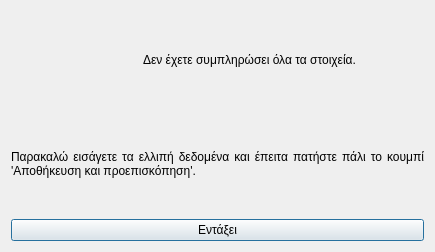
<?xml version="1.0" encoding="UTF-8"?>
<ui version="4.0">
 <class>Dialog</class>
 <widget class="QDialog" name="Dialog">
  <property name="geometry">
   <rect>
    <x>0</x>
    <y>0</y>
    <width>435</width>
    <height>252</height>
   </rect>
  </property>
  <property name="windowTitle">
   <string>Ελλιπή στοιχεία</string>
  </property>
  <property name="windowIcon">
   <iconset resource="../../../icons.qrc">
    <normaloff>:/rest-windows/assets/images/rest-windows/information.png</normaloff>:/rest-windows/assets/images/rest-windows/information.png</iconset>
  </property>
  <layout class="QGridLayout" name="gridLayout">
   <item row="2" column="0">
    <widget class="QPushButton" name="ok">
     <property name="text">
      <string>Εντάξει</string>
     </property>
     <property name="icon">
      <iconset resource="../../../icons.qrc">
       <normaloff>:/rest-windows/assets/images/rest-windows/ok.png</normaloff>:/rest-windows/assets/images/rest-windows/ok.png</iconset>
     </property>
    </widget>
   </item>
   <item row="1" column="0">
    <widget class="QLabel" name="label_2">
     <property name="text">
      <string>Παρακαλώ εισάγετε τα ελλιπή δεδομένα και έπειτα πατήστε πάλι το κουμπί 'Αποθήκευση και προεπισκόπηση'.</string>
     </property>
     <property name="alignment">
      <set>Qt::AlignJustify|Qt::AlignVCenter</set>
     </property>
     <property name="wordWrap">
      <bool>true</bool>
     </property>
    </widget>
   </item>
   <item row="0" column="0">
    <widget class="QFrame" name="frame">
     <property name="styleSheet">
      <string notr="true">QFrame{border:0px;}</string>
     </property>
     <property name="frameShape">
      <enum>QFrame::StyledPanel</enum>
     </property>
     <property name="frameShadow">
      <enum>QFrame::Raised</enum>
     </property>
     <layout class="QHBoxLayout" name="horizontalLayout">
      <item>
       <widget class="QLabel" name="image_label">
        <property name="maximumSize">
         <size>
          <width>117</width>
          <height>117</height>
         </size>
        </property>
        <property name="text">
         <string/>
        </property>
        <property name="pixmap">
         <pixmap resource="../../../icons.qrc">:/rest-windows/assets/images/rest-windows/information.png</pixmap>
        </property>
        <property name="scaledContents">
         <bool>true</bool>
        </property>
       </widget>
      </item>
      <item>
       <widget class="QLabel" name="label">
        <property name="text">
         <string>Δεν έχετε συμπληρώσει όλα τα στοιχεία.</string>
        </property>
        <property name="alignment">
         <set>Qt::AlignJustify|Qt::AlignVCenter</set>
        </property>
       </widget>
      </item>
     </layout>
    </widget>
   </item>
  </layout>
 </widget>
 <tabstops>
  <tabstop>ok</tabstop>
 </tabstops>
 <resources>
  <include location="../../../icons.qrc"/>
  <include location="../../../icons.qrc"/>
  <include location="../../../icons.qrc"/>
  <include location="../../../icons.qrc"/>
 </resources>
 <connections/>
</ui>
